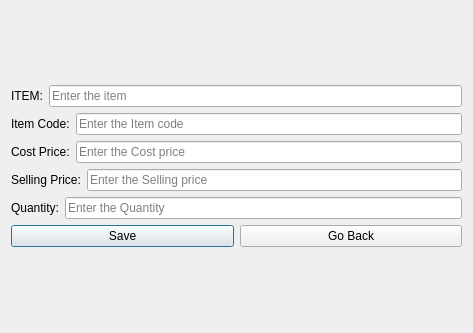
<?xml version="1.0" encoding="UTF-8"?>
<ui version="4.0">
 <class>AddGoods</class>
 <widget class="QDialog" name="AddGoods">
  <property name="geometry">
   <rect>
    <x>0</x>
    <y>0</y>
    <width>473</width>
    <height>333</height>
   </rect>
  </property>
  <property name="windowTitle">
   <string>Dialog</string>
  </property>
  <layout class="QVBoxLayout" name="verticalLayout_2">
   <item>
    <layout class="QVBoxLayout" name="verticalLayout_3">
     <item>
      <layout class="QVBoxLayout" name="verticalLayout">
       <item>
        <layout class="QHBoxLayout" name="horizontalLayout_2">
         <item>
          <widget class="QLabel" name="label_2">
           <property name="text">
            <string>ITEM:</string>
           </property>
          </widget>
         </item>
         <item>
          <widget class="QLineEdit" name="item">
           <property name="placeholderText">
            <string>Enter the item </string>
           </property>
          </widget>
         </item>
        </layout>
       </item>
       <item>
        <layout class="QHBoxLayout" name="horizontalLayout_3">
         <item>
          <widget class="QLabel" name="label_3">
           <property name="text">
            <string>Item Code:</string>
           </property>
          </widget>
         </item>
         <item>
          <widget class="QLineEdit" name="code">
           <property name="placeholderText">
            <string>Enter the Item code</string>
           </property>
          </widget>
         </item>
        </layout>
       </item>
       <item>
        <layout class="QHBoxLayout" name="horizontalLayout_4">
         <item>
          <widget class="QLabel" name="label_4">
           <property name="text">
            <string>Cost Price:</string>
           </property>
          </widget>
         </item>
         <item>
          <widget class="QLineEdit" name="cp">
           <property name="text">
            <string/>
           </property>
           <property name="placeholderText">
            <string>Enter the Cost price</string>
           </property>
          </widget>
         </item>
        </layout>
       </item>
       <item>
        <layout class="QHBoxLayout" name="horizontalLayout_5">
         <item>
          <widget class="QLabel" name="label_5">
           <property name="text">
            <string>Selling Price:</string>
           </property>
          </widget>
         </item>
         <item>
          <widget class="QLineEdit" name="sp">
           <property name="placeholderText">
            <string>Enter the Selling price</string>
           </property>
          </widget>
         </item>
        </layout>
       </item>
       <item>
        <layout class="QHBoxLayout" name="horizontalLayout_6">
         <item>
          <widget class="QLabel" name="label_6">
           <property name="text">
            <string>Quantity:</string>
           </property>
          </widget>
         </item>
         <item>
          <widget class="QLineEdit" name="quantity">
           <property name="placeholderText">
            <string>Enter the Quantity</string>
           </property>
          </widget>
         </item>
        </layout>
       </item>
      </layout>
     </item>
     <item>
      <layout class="QHBoxLayout" name="horizontalLayout_7">
       <item>
        <widget class="QPushButton" name="save">
         <property name="text">
          <string>Save</string>
         </property>
        </widget>
       </item>
       <item>
        <widget class="QPushButton" name="back">
         <property name="text">
          <string>Go Back</string>
         </property>
        </widget>
       </item>
      </layout>
     </item>
    </layout>
   </item>
  </layout>
 </widget>
 <resources/>
 <connections/>
</ui>
